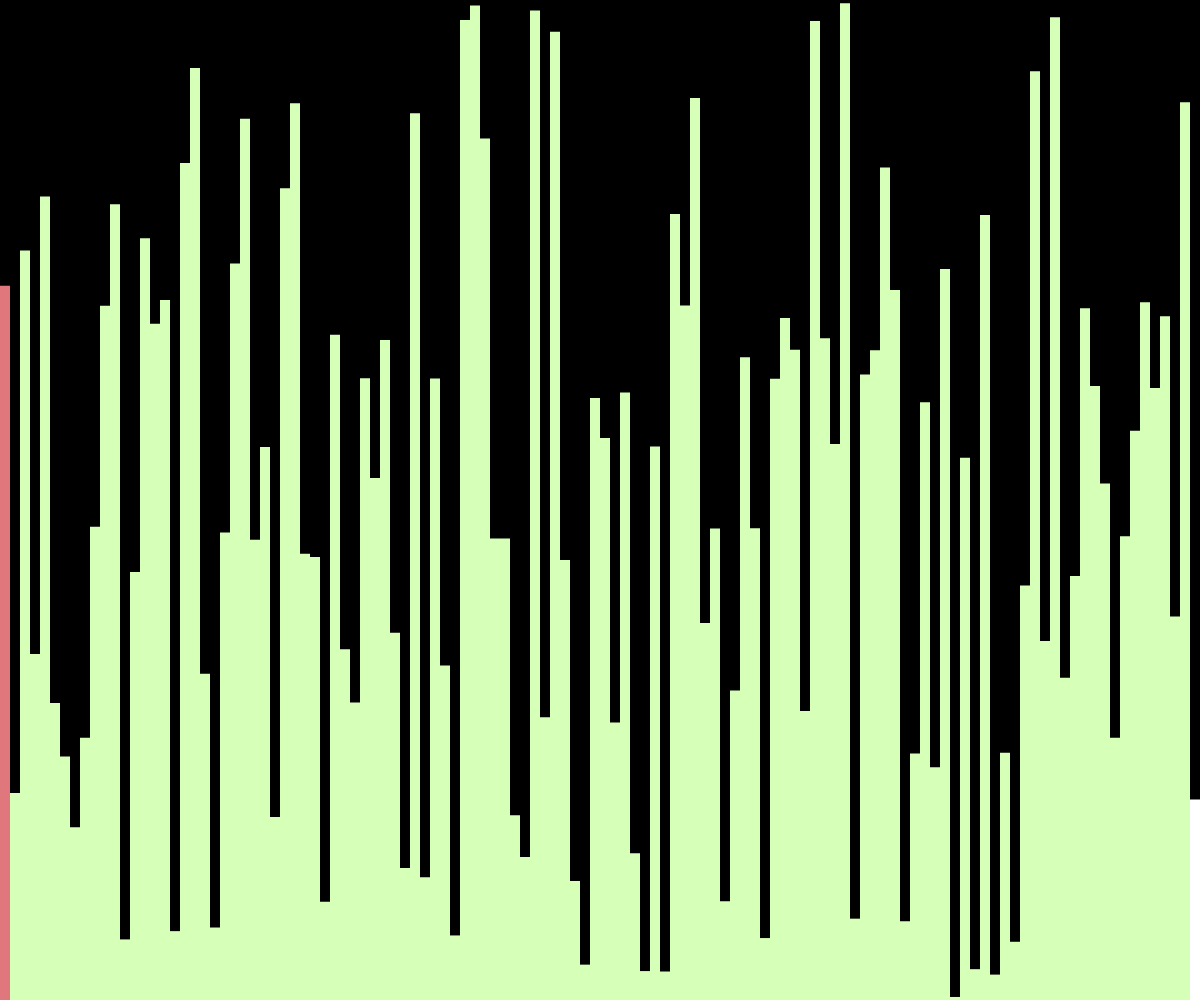
Frame 1 (no input)
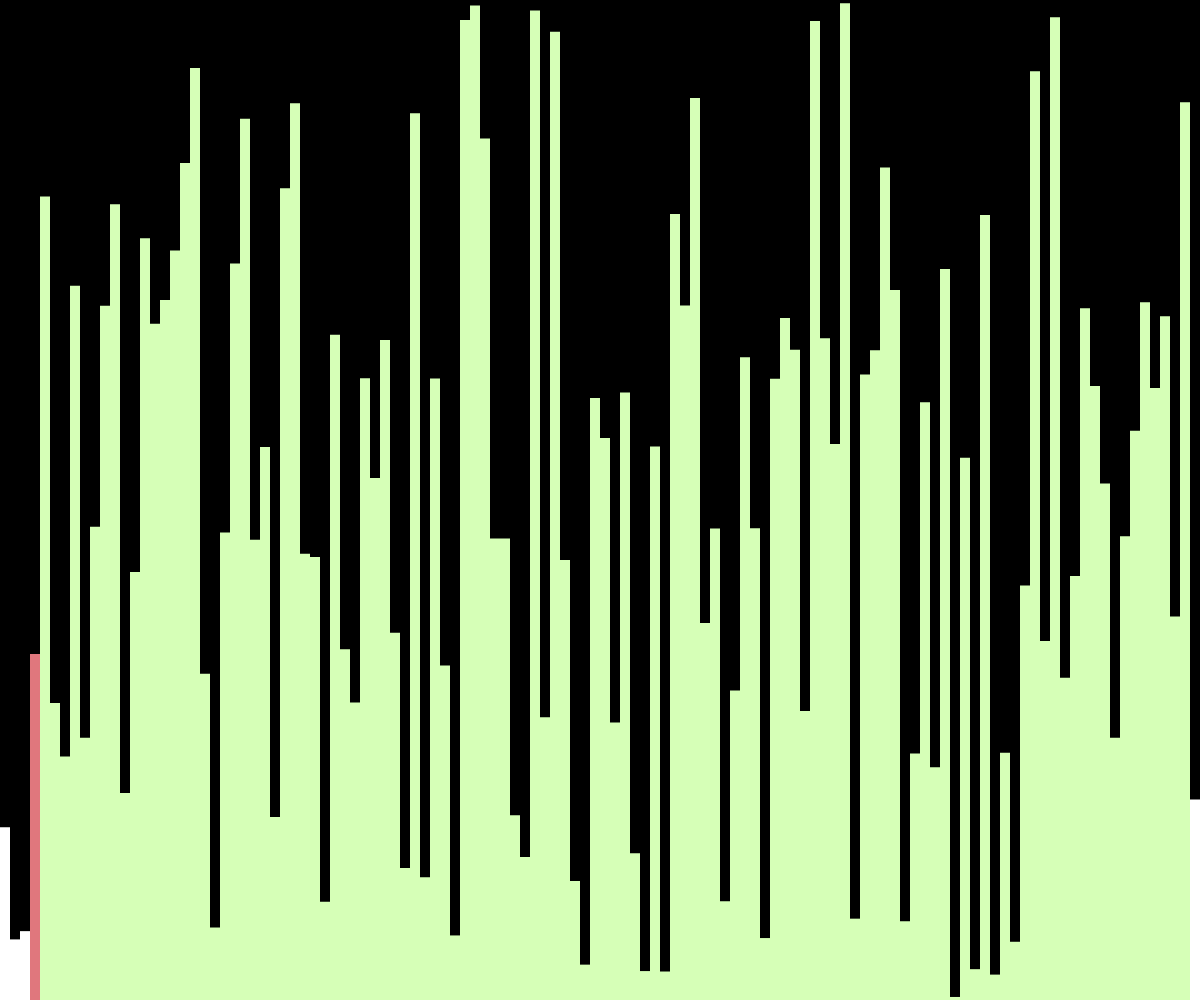
Frame 60 (no input)
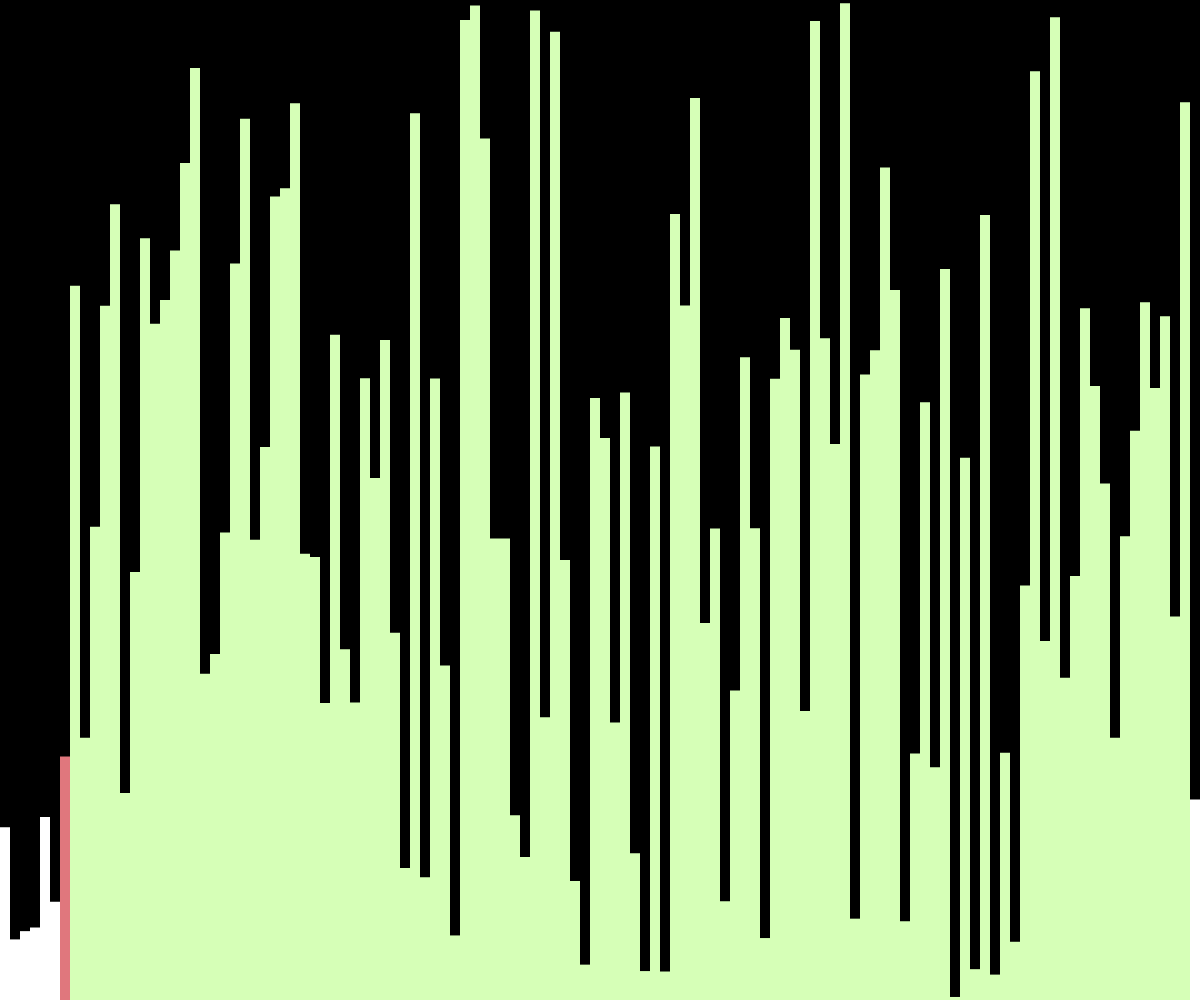
Frame 120 (the mouse pressed at the canvas centre since frame 60)

The p5.js sketch that drew these frames (run headless with seeded random() and noise() and a simulated clock; from frame 60 on, the mouse is pressed at the canvas centre):

// p5.js sketch
// ── sketch.js
let values = [];
let w = 10;

let states = [];

function setup() {
	createCanvas(windowWidth, windowHeight);
	values = new Array(floor(width / w));
	for (let i = 0; i < values.length; i++) {
		values[i] = random(height);
		states[i] = -1;
	}
	quickSort(values, 0, values.length - 1);
}

async function quickSort(arr, start, end) {
	if (start >= end) {
		return;
	}
	let index = await partition(arr, start, end);
	states[index] = -1;

	await Promise.all([	
		quickSort(arr, start, index - 1),
		quickSort(arr, index + 1, end)
	]);
}

async function partition(arr, start, end) {
	for (let i = start; i < end; i++) {
		states[i] = 1;
	}

	let pivotIndex = start;
	let pivotValue = arr[end];
	states[pivotIndex] = 0;
	for (let i = start; i < end; i++) {
		if (arr[i] < pivotValue) {
			await swap(arr, i, pivotIndex);
			states[pivotIndex] = -1;
			pivotIndex++;
			states[pivotIndex] = 0;

		}
	}
	await swap(arr, pivotIndex, end);

	for (let i = start; i < end; i++) {
		if (i != pivotIndex) {
			states[i] = -1;
		}
	}

	return pivotIndex;
}
	


function draw() {
	background(0);
	for (let i = 0; i < values.length; i++) {
	  noStroke();
	  if (states[i] == 0) {
	    fill('#E0777D');
	  } else if (states[i] == 1) {
	    fill('#D6FFB7');
	  } else {
	    fill(255);
	  }
	  rect(i * w, height - values[i], w, values[i]);
	}
}

async function swap(array, a, b) {
	await sleep(500);
	let temp = array[a];
	array[a] = array[b];
	array[b] = temp;
}

function sleep(ms) {
	return new Promise(resolve => setTimeout(resolve, ms));
}
